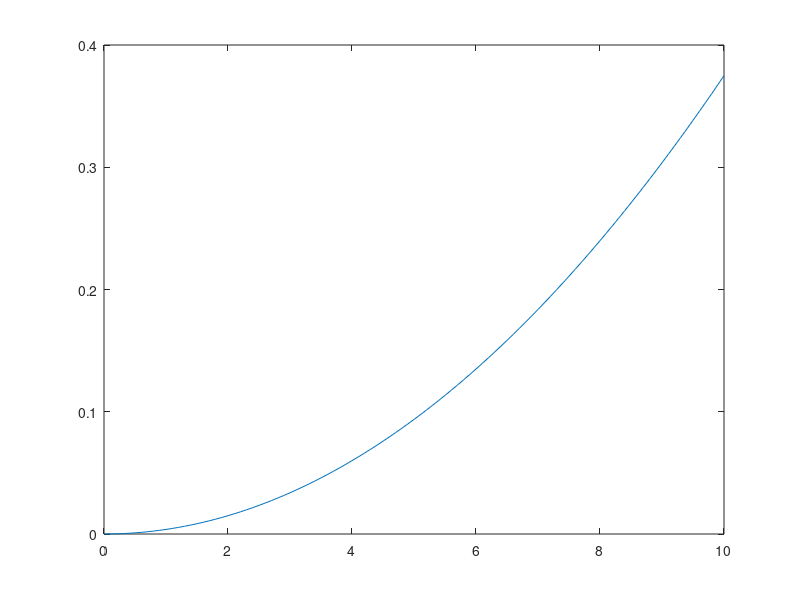

Write MATLAB code to recreate this figure. (Note: this script raises an error after producing the figure.)
K =0.75;
R = 10e3;
C = 1e-7;
T = R * C;
num =[0 K];
den = [T 1];
G = tf(num,den);
t=0:0.1:10;
u_parabolic = 0.01 * ((t.^2)*0.5)
[y,t]=lsim(G,u_parabolic,t);
plot(t,y);
info = stepinfo(y, t);      
hold on
